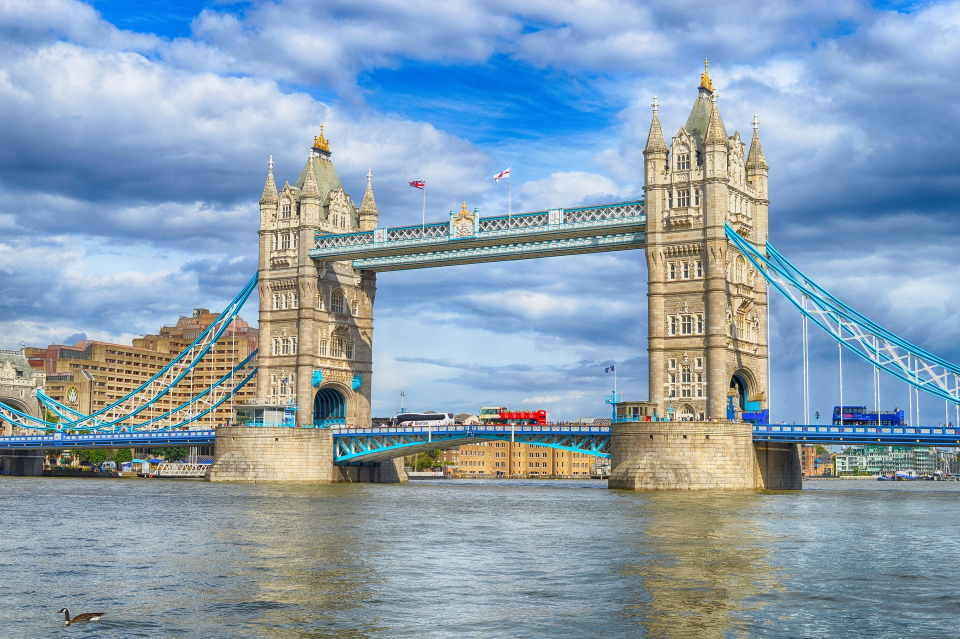
#> input picture Uke-11-Pillow/imgs/in.jpg, 1920 x 1277 px (shown at 1/2 size)
$ python op1.py
#> lines starting #> are read from the running program, lines starting #| are printed output that depends on the picture
from PIL import Image, ImageFilter
def main():
    with Image.open("imgs/in.jpg") as img:
#> img is the input picture: PIL image 1920x1277 RGB; mean R, G, B 138.5, 159.9, 177.2
        img1 = img.rotate(180)
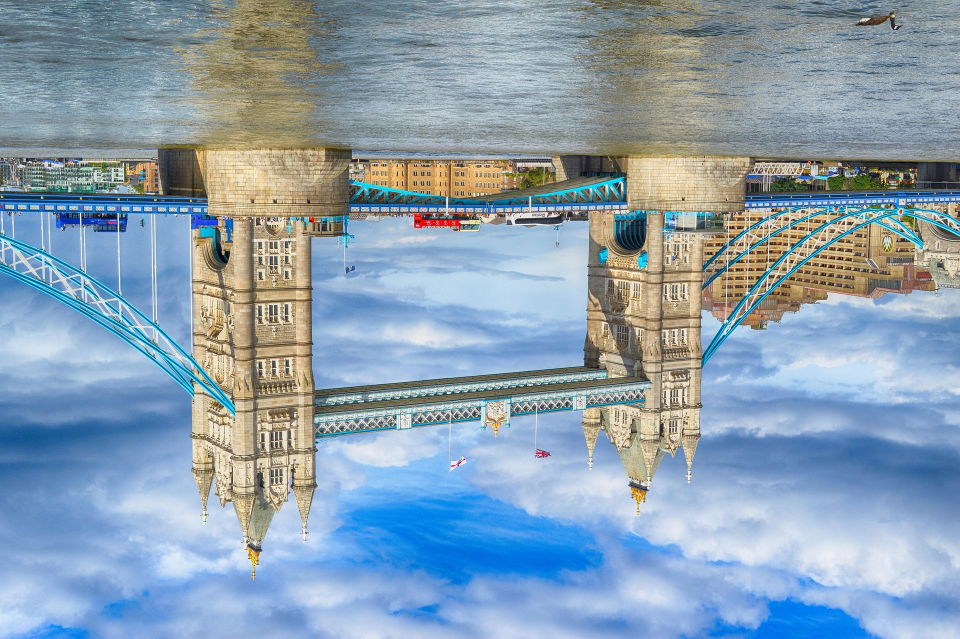
#> img1: PIL image 1920x1277 RGB (shown at 1/2 size); mean R, G, B 138.5, 159.9, 177.2
        img1.save("imgs/out_rotated.jpg")
        img2 = img.resize([1920, 1080])
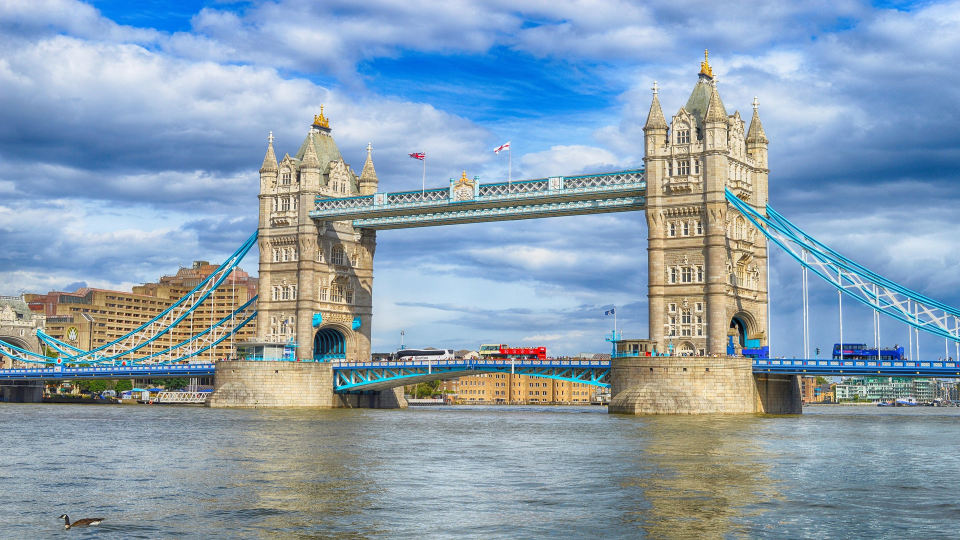
#> img2: PIL image 1920x1080 RGB (shown at 1/2 size); mean R, G, B 138.5, 159.9, 177.2
        img2.save("imgs/out_resized.png")
        img3 = img.filter(ImageFilter.BLUR)
        img3.save("imgs/out_blur.jpg")
main()
